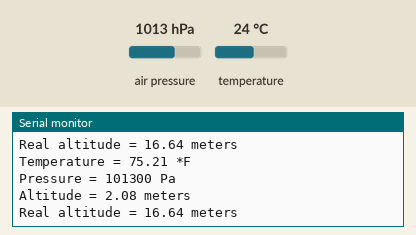
A sketch run on a simulated Arduino Uno, built with avr-gcc and run on an emulated ATmega328P. On the bench: the last lines printed to the serial monitor. Wiring (inferred from the names in the program): BMP180 pressure sensor at I2C address 0x77. The inputs (shaded band) are chosen by the test bench; at power-on: air pressure 1013 hPa, temperature 24 °C.

Above: at 1.2 s.
1.3 s: air pressure set to 952 hPa
At 1.7 s:
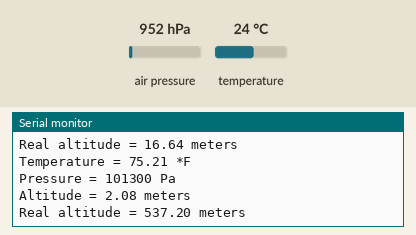
4.3 s: temperature set to 12 °C
At 4.8 s:
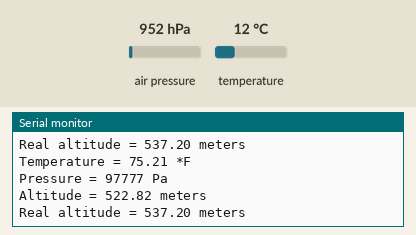
5.8 s: air pressure set to 975 hPa
At 6.6 s:
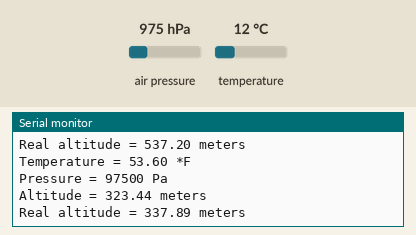
Timing chart, 0 to 8.8 s (numbered marks = the images above; inputs shaded):
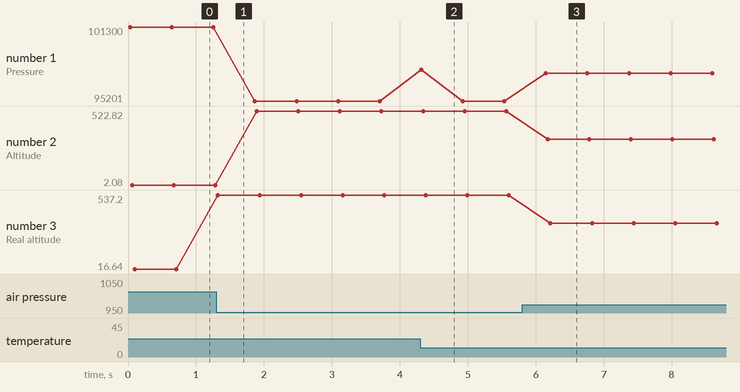

Measured:
- after the input at 1.3 s, the serial monitor: prints a new line at once (image 1)
- after the input at 4.3 s, the serial monitor: prints a new line at once (image 2)
- after the input at 5.8 s, the serial monitor: prints a new line after 0.35 s (image 3)
- plotted number 1: 101300 → 95201 after the input at 1.3 s, 95201 → 97500 after the input at 5.8 s
- plotted number 2: 2.08 → 522.82 after the input at 1.3 s, 522.82 → 323.44 after the input at 5.8 s
- plotted number 3: 16.64 → 537.2 after the input at 1.3 s, 537.2 → 337.89 after the input at 5.8 s

The sketch:

BMPTEST.ino
```cpp
#include <Wire.h>
#include <Adafruit_BMP085.h>

Adafruit_BMP085 bmp;


void setup() {
    Serial.begin(9600);
    if (!bmp.begin()) {
	      Serial.println("Could not find a valid BMP085 sensor");
    }
}

void loop() {
    Serial.print("Temperature = ");
    Serial.print(bmp.readTemperature('f'));
    Serial.println(" *F");

    Serial.print("Pressure = ");
    Serial.print(bmp.readPressure());
    Serial.println(" Pa");

    // Calculate altitude assuming 'standard' barometric
    // pressure of 1013.25 millibar = 101325 Pascal
    Serial.print("Altitude = ");
    Serial.print(bmp.readAltitude());
    Serial.println(" meters");

  // you can get a more precise measurement of altitude
  // if you know the current sea level pressure which will
  // vary with weather and such. If it is 1015 millibars
  // that is equal to 101500 Pascals.
    Serial.print("Real altitude = ");
    Serial.print(bmp.readAltitude(101500));
    Serial.println(" meters");

    Serial.println();
    delay(500);
}
```
